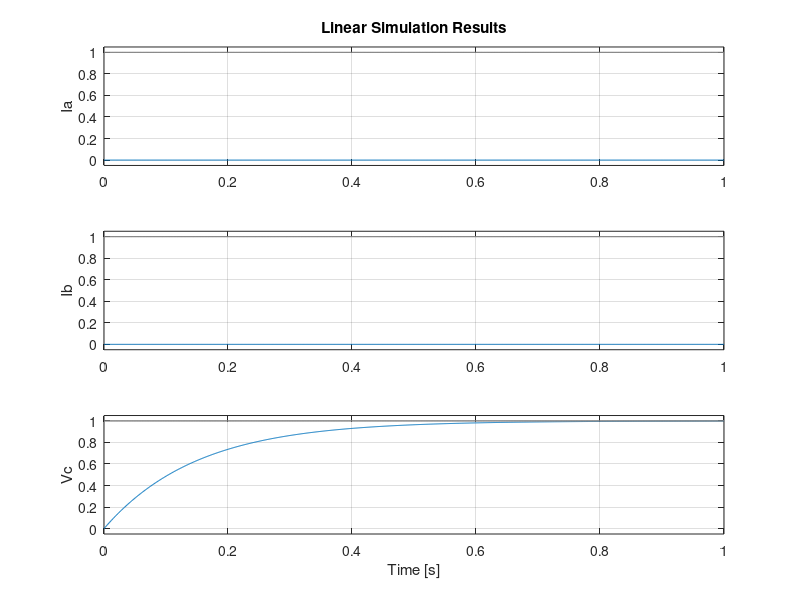

This figure's MATLAB source:
clear; clc;

R1 = 10000;
R2 = 20000;
C = 10e-6;
L = 2e-3;

%condiciones iniciales
x0 = [0,0];

A = [(-2)/(C*(R1+R2)), 0  ;  0, (-2)/(L*(R1+R2))];

B = [1/(C*(R1+R2)),  1/(C*(R1+R2))  ;  R2/(L*(R1+R2)),  (-R2)/(L*(R1+R2))];

C = [(-1)/(R1+R2),  R2/(R1+R2);  (-1)/(R1+R2),  (-R2)/(R1+R2);  1, 0];

D = [1/(R1+R2), 0;  0, 1/(R1+R2);  0, 0];

sistema = ss(A, B, C, D);

sistema.StateName = {'Vc', 'iL'};
sistema.InputName = {'V1', 'V2'};
sistema.OutputName = {'Ia', 'Ib', 'Vc'};

%Calculando R/ con pasos de sistema dinámico 
t = (0:1e-3:1)';

V1 = ones(size(t));
V2 = ones(size(t));

%Entradas del sistema
u = [V1, V2];

figure(1);
lsim(sistema,u,t,x0);





